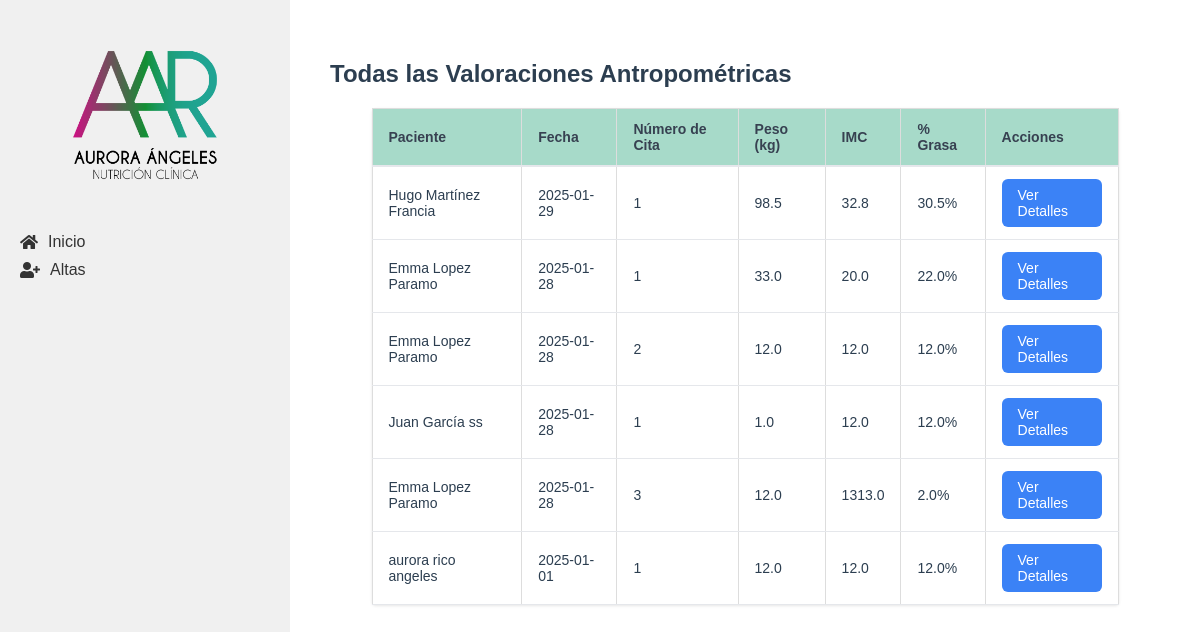
Page /valoraciones on the earlier database version.
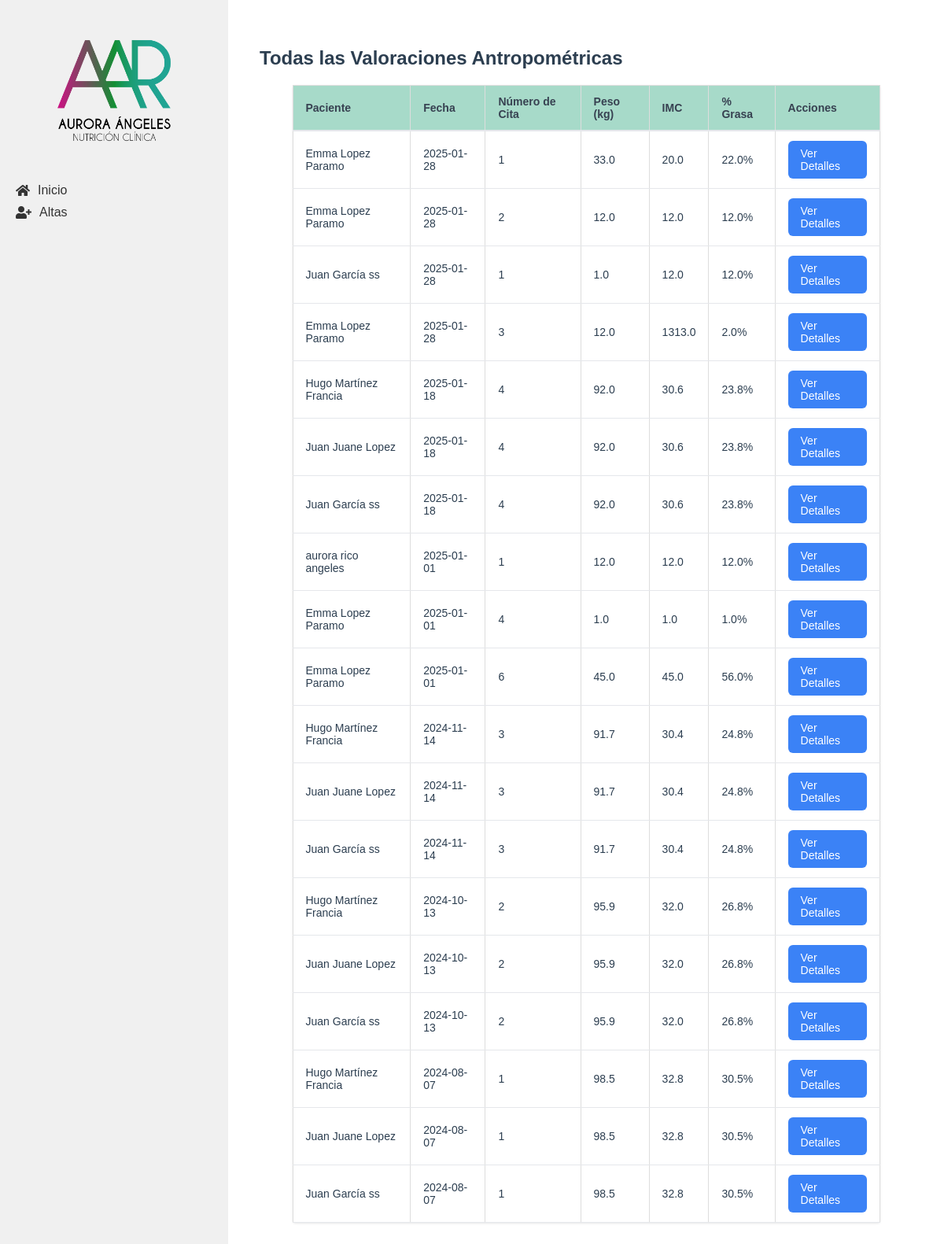
Same page on the later database version.
### tables this page shows
CREATE TABLE "valoracion_antropometrica" (
    id INTEGER PRIMARY KEY AUTOINCREMENT,
    paciente_id INTEGER NOT NULL,
    numero_cita INTEGER NOT NULL,
    fecha DATE NOT NULL,
    estatura FLOAT NOT NULL,
    peso FLOAT NOT NULL,
    imc FLOAT NOT NULL,
    grasa FLOAT NOT NULL,
    cintura FLOAT NOT NULL,
    torax FLOAT NOT NULL,
    brazo FLOAT NOT NULL,
    cadera FLOAT NOT NULL,
    pierna FLOAT NOT NULL,
    pantorrilla FLOAT NOT NULL,
    tension_arterial TEXT NOT NULL,
    frecuencia_cardiaca INTEGER NOT NULL,
    bicep FLOAT NOT NULL,
    tricep FLOAT NOT NULL,
    suprailiaco FLOAT NOT NULL,
    subescapular FLOAT NOT NULL,
    femoral FLOAT,
    porcentaje_grasa FLOAT NOT NULL,
    ultima_dieta TEXT,
    FOREIGN KEY (paciente_id) REFERENCES pacientes (id)
);

CREATE TABLE "pacientes" (
    id INTEGER PRIMARY KEY AUTOINCREMENT,
    nombre TEXT NOT NULL,
    apellido_paterno TEXT NOT NULL,
    apellido_materno TEXT NOT NULL,
    fecha_nacimiento TEXT NOT NULL,
    telefono TEXT,
    correo TEXT UNIQUE NOT NULL,
    ciudad TEXT NOT NULL, `status` TEXT,
    fecha_registro TIMESTAMP DEFAULT CURRENT_TIMESTAMP
);

### app/controllers/valoracion_antropometrica.py (the view)
@valoracion.route('/valoraciones')
def todas_valoraciones():
    valoraciones = ValoracionAntropometrica.obtener_todas()
    return render_template('todas_valoraciones.html', valoraciones=valoraciones)

### app/db.py (called while the page is built)
def get_db():
    if 'db' not in g:
        g.db = sqlite3.connect(
            'pacientes.db',
            detect_types=sqlite3.PARSE_DECLTYPES
        )
        g.db.row_factory = sqlite3.Row
    return g.db

def query_db(query, args=(), one=False):
    cur = get_db().execute(query, args)
    rv = cur.fetchall()
    cur.close()
    return (rv[0] if rv else None) if one else rv

### app/models/valoracion_antropometrica.py (called while the page is built)
    @staticmethod
    def obtener_todas():
        return query_db('''
            SELECT va.*, p.nombre, p.apellido_paterno, p.apellido_materno
            FROM valoracion_antropometrica va
            JOIN pacientes p ON va.paciente_id = p.id
            ORDER BY va.fecha DESC
        ''')

### app/templates/todas_valoraciones.html (shortened to what this page needs)
{% extends "base.html" %}
{% block content %}
<div class="valoracion-container">
    <h2>Todas las Valoraciones Antropométricas</h2>
    <table class="table">
        <thead>
            <tr>
                <th class="table__header">Paciente</th>
                <th class="table__header">Fecha</th>
                <th class="table__header">Número de Cita</th>
                <th class="table__header">Peso (kg)</th>
                <th class="table__header">IMC</th>
                <th class="table__header">% Grasa</th>
                <th class="table__header">Acciones</th>
            </tr>
        </thead>
        <tbody>
            {% for valoracion in valoraciones %}
            <tr>
                <td class="table__cell">{{ valoracion['nombre'] }} {{ valoracion['apellido_paterno'] }} {{ valoracion['apellido_materno'] }}</td>
                <td class="table__cell">{{ valoracion['fecha'] }}</td>
                <td class="table__cell">{{ valoracion['numero_cita'] }}</td>
                <td class="table__cell">{{ valoracion['peso'] }}</td>
                <td class="table__cell">{{ valoracion['imc'] }}</td>
                <td class="table__cell">{{ valoracion['porcentaje_grasa'] }}%</td>
                <td class="table__cell">
                    <a href="{{ url_for('valoracion.lista_valoraciones', paciente_id=valoracion['paciente_id']) }}" class="action-button">Ver Detalles</a>
                </td>
            </tr>
            {% endfor %}
        </tbody>
    </table>
</div>
{% endblock %}

Differences in the rows shown:
removed valoracion_antropometrica: nombre "Hugo", apellido_paterno "Martínez", apellido_materno "Francia", fecha "2025-01-29", numero_cita "1", peso "98.5", imc "32.8", porcentaje_grasa "30.5"
added valoracion_antropometrica: nombre "Hugo", apellido_paterno "Martínez", apellido_materno "Francia", fecha "2025-01-18", numero_cita "4", peso "92.0", imc "30.6", porcentaje_grasa "23.8"
added valoracion_antropometrica: nombre "Juan", apellido_paterno "Juane", apellido_materno "Lopez", fecha "2025-01-18", numero_cita "4", peso "92.0", imc "30.6", porcentaje_grasa "23.8"
added valoracion_antropometrica: nombre "Juan", apellido_paterno "García", apellido_materno "ss", fecha "2025-01-18", numero_cita "4", peso "92.0", imc "30.6", porcentaje_grasa "23.8"
added valoracion_antropometrica: nombre "Emma", apellido_paterno "Lopez", apellido_materno "Paramo", fecha "2025-01-01", numero_cita "4", peso "1.0", imc "1.0", porcentaje_grasa "1.0"
added valoracion_antropometrica: nombre "Emma", apellido_paterno "Lopez", apellido_materno "Paramo", fecha "2025-01-01", numero_cita "6", peso "45.0", imc "45.0", porcentaje_grasa "56.0"
added valoracion_antropometrica: nombre "Hugo", apellido_paterno "Martínez", apellido_materno "Francia", fecha "2024-11-14", numero_cita "3", peso "91.7", imc "30.4", porcentaje_grasa "24.8"
added valoracion_antropometrica: nombre "Juan", apellido_paterno "Juane", apellido_materno "Lopez", fecha "2024-11-14", numero_cita "3", peso "91.7", imc "30.4", porcentaje_grasa "24.8"
added valoracion_antropometrica: nombre "Juan", apellido_paterno "García", apellido_materno "ss", fecha "2024-11-14", numero_cita "3", peso "91.7", imc "30.4", porcentaje_grasa "24.8"
added valoracion_antropometrica: nombre "Hugo", apellido_paterno "Martínez", apellido_materno "Francia", fecha "2024-10-13", numero_cita "2", peso "95.9", imc "32.0", porcentaje_grasa "26.8"
added valoracion_antropometrica: nombre "Juan", apellido_paterno "Juane", apellido_materno "Lopez", fecha "2024-10-13", numero_cita "2", peso "95.9", imc "32.0", porcentaje_grasa "26.8"
added valoracion_antropometrica: nombre "Juan", apellido_paterno "García", apellido_materno "ss", fecha "2024-10-13", numero_cita "2", peso "95.9", imc "32.0", porcentaje_grasa "26.8"
added valoracion_antropometrica: nombre "Hugo", apellido_paterno "Martínez", apellido_materno "Francia", fecha "2024-08-07", numero_cita "1", peso "98.5", imc "32.8", porcentaje_grasa "30.5"
added valoracion_antropometrica: nombre "Juan", apellido_paterno "Juane", apellido_materno "Lopez", fecha "2024-08-07", numero_cita "1", peso "98.5", imc "32.8", porcentaje_grasa "30.5"
added valoracion_antropometrica: nombre "Juan", apellido_paterno "García", apellido_materno "ss", fecha "2024-08-07", numero_cita "1", peso "98.5", imc "32.8", porcentaje_grasa "30.5"
